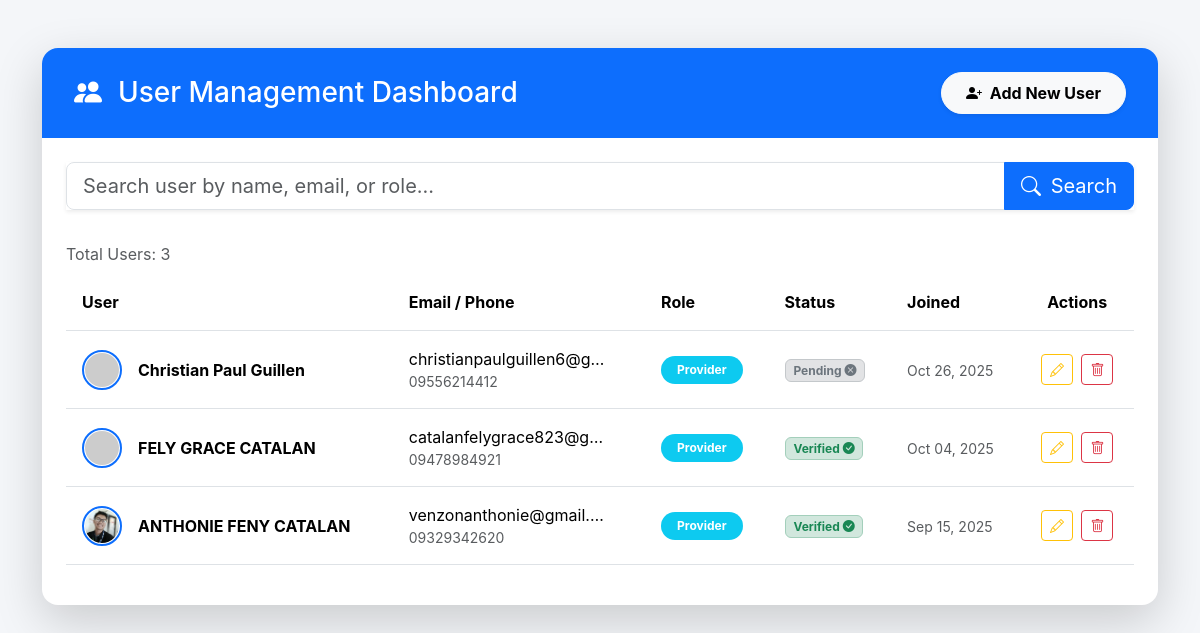
The page /content/user_management.php on the database as committed earlier.
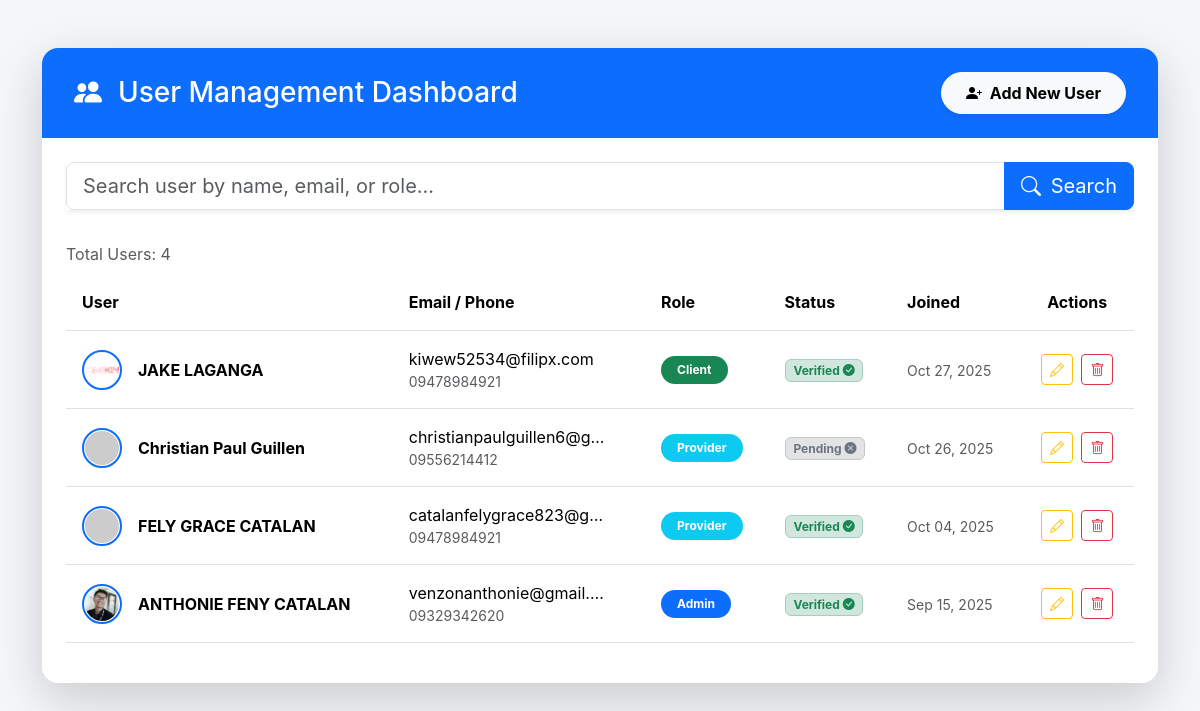
The same page on the database as committed later.
### tables this page shows
CREATE TABLE `users` (
  `id` int(11) NOT NULL,
  `first_name` varchar(100) NOT NULL,
  `middle_name` varchar(100) DEFAULT NULL,
  `last_name` varchar(100) NOT NULL,
  `suffix` varchar(50) DEFAULT NULL,
  `gender` enum('Male','Female','Other') NOT NULL,
  `birthday` date NOT NULL,
  `phone_number` varchar(20) NOT NULL,
  `email` varchar(150) NOT NULL,
  `region` varchar(150) NOT NULL,
  `province` varchar(150) NOT NULL,
  `municipality` varchar(150) NOT NULL,
  `barangay` varchar(150) DEFAULT NULL,
  `purok` varchar(150) DEFAULT NULL,
  `role` enum('client','provider','admin') NOT NULL,
  `password` varchar(255) NOT NULL,
  `verification_code` varchar(255) DEFAULT NULL,
  `confirmation_token` varchar(255) DEFAULT NULL,
  `token_expires_at` datetime DEFAULT NULL,
  `reset_token` varchar(255) DEFAULT NULL,
  `reset_token_expiry` datetime DEFAULT NULL,
  `verification_token` varchar(255) DEFAULT NULL,
  `is_verified` tinyint(1) DEFAULT 0,
  `created_at` timestamp NOT NULL DEFAULT current_timestamp(),
  `user_rules` int(11) NOT NULL,
  `profile_image` text NOT NULL
);

### content/user_management.php (the view, shortened to what the changed rows need)
<?php
require '../db.php';
$search = isset($_GET['search']) ? $_GET['search'] : '';
$query = "SELECT * FROM users WHERE CONCAT(first_name, ' ', last_name, ' ', email, ' ', role) LIKE ? ORDER BY created_at DESC";
$stmt = $conn->prepare($query);
$like = "%$search%";
$stmt->bind_param("s", $like);
$stmt->execute();
$result = $stmt->get_result();
?>
<!DOCTYPE html>
<html lang="en">
<head>
    <link href="https://cdn.jsdelivr.net/npm/bootstrap@5.3.3/dist/css/bootstrap.min.css" rel="stylesheet">
    <link href="https://cdn.jsdelivr.net/npm/bootstrap-icons@1.11.3/font/bootstrap-icons.css" rel="stylesheet">
</head>
<body>
<div class="container py-5">
    <div class="card shadow-lg">
        <div class="card-body p-4">
            <div class="table-responsive">
                <table class="table align-middle table-hover caption-top">
                    <caption>Total Users: <?= $result->num_rows; ?></caption>
                    <thead>
                        <tr>
                            <th scope="col">User</th>
                            <th scope="col">Email / Phone</th>
                            <th scope="col">Role</th>
                            <th scope="col">Status</th>
                            <th scope="col" class="d-none d-md-table-cell">Joined</th>
                            <th scope="col" class="text-center">Actions</th>
                        </tr>
                    </thead>
                    <tbody>
                        <?php if ($result->num_rows > 0): ?>
                            <?php while ($row = $result->fetch_assoc()): ?>
                                <tr>
                                    <td data-label="User:">
                                        <div class="d-flex align-items-center">
                                            <img src="<?= !empty($row['profile_image']) ? 'uploads/profile_pictures/' . htmlspecialchars($row['profile_image']) : 'https://i.pravatar.cc/40?img=' . $row['id']; ?>" class="profile-img me-3" alt="Profile of <?= htmlspecialchars($row['first_name']); ?>">
                                            <div>
                                                <div class="fw-bold"><?= htmlspecialchars($row['first_name'] . ' ' . $row['last_name']); ?></div>
                                            </div>
                                        </div>
                                    </td>
                                    <td data-label="Contact:">
                                        <div class="d-none d-md-block text-truncate" style="max-width: 200px;"><?= htmlspecialchars($row['email']); ?></div>
                                        <div class="text-muted small"><?= htmlspecialchars($row['phone_number']); ?></div>
                                    </td>
                                    <td data-label="Role:">
                                        <?php
                                            $role_class = $row['role'] == 'provider' ? 'info' : ($row['role'] == 'admin' ? 'primary' : 'success');
                                        ?>
                                        <span class="badge bg-<?= $role_class; ?> rounded-pill px-3 py-2">
                                            <?= ucfirst(htmlspecialchars($row['role'])); ?>
                                        </span>
                                    </td>
                                    <td data-label="Status:">
                                        <?php if (isset($row['is_verified']) && $row['is_verified']): ?>
                                            <span class="badge bg-success-subtle text-success border border-success-subtle">Verified <i class="bi bi-check-circle-fill"></i></span>
                                        <?php else: ?>
                                            <span class="badge bg-secondary-subtle text-secondary border border-secondary-subtle">Pending <i class="bi bi-x-circle-fill"></i></span>
                                        <?php endif; ?>
                                    </td>
                                    <td data-label="Joined:" class="text-muted d-none d-md-table-cell">
                                        <small><?= date("M d, Y", strtotime($row['created_at'])); ?></small>
                                    </td>
                                    <td class="text-center" data-label="Actions:">
                                        <button title="Edit User" class="btn btn-sm btn-outline-warning me-1" data-bs-toggle="modal" data-bs-target="#editUserModal<?= $row['id']; ?>"><i class="bi bi-pencil"></i><span class="d-inline d-md-none ms-1">Edit</span></button>
                                        <button title="Delete User" class="btn btn-sm btn-outline-danger" data-bs-toggle="modal" data-bs-target="#deleteUserModal<?= $row['id']; ?>"><i class="bi bi-trash"></i><span class="d-inline d-md-none ms-1">Delete</span></button>
                                    </td>
                                </tr>
                            <?php endwhile; ?>
                        <?php else: ?>
                            <tr><td colspan="6" class="text-center text-muted py-4"><i class="bi bi-info-circle me-1"></i> No users found matching "<?= htmlspecialchars($search) ?>".</td></tr>
                        <?php endif; ?>
                    </tbody>
                </table>
            </div>
        </div>
    </div>
</div>
</body>
</html>

Rows that differ between the two databases and show on the page:
added users: profile_image (picture), first_name+last_name "JAKE LAGANGA", email "kiwew52534@filipx.com", phone_number "09478984921", role "Client", is_verified "Verified", created_at "Oct 27, 2025"
changed users "ANTHONIE FENY CATALAN": role "Provider" → "Admin"
Other text that changed with them:
$result->num_rows: "3" → "4"
